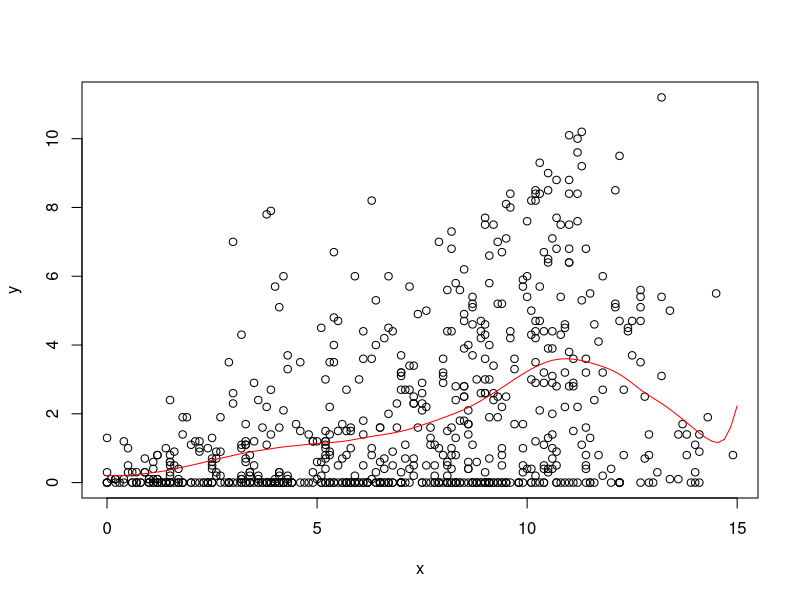
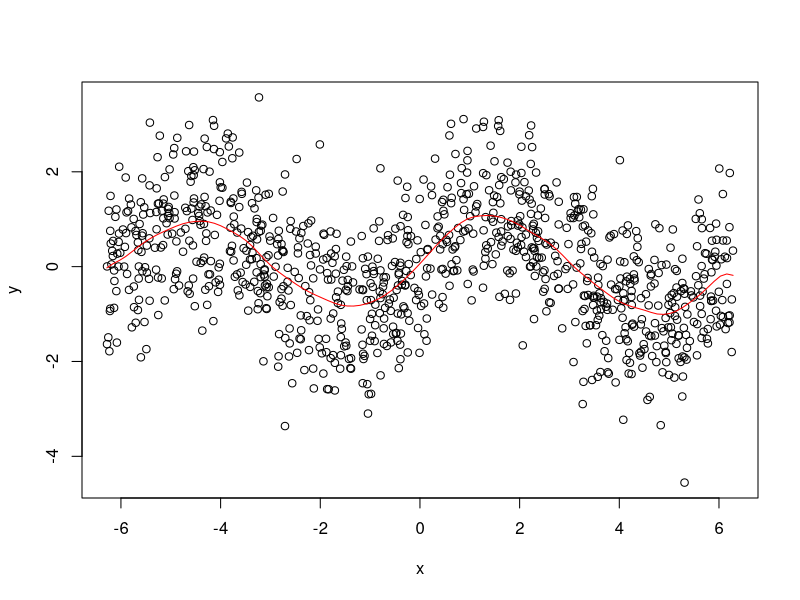

These figures' R source, in order: (Note: this script raises an error after producing the figures.)
# STAT-S 610
# LAB 4
# 2019-10-03
# https://jfukuyama.github.io/teaching/stat610/assignments/lab4.pdf

# --- functions --- #

#' @param x (numeric) vector of same length as y
#' @param y (numeric) vector of same length as y
#' @param z (numeric) vector, can be of a different length
#' @param omega (numeric) must be a scalar
#' @return (numeric) vector of the same length as z
llr = function(x, y, z, omega) {
  fits = sapply(z, compute_f_hat, x, y, omega)
  return(fits)
}

#' @param z (numeric) must be a scalar
#' @param x (numeric) vector of the same length as y
#' @param y (numeric) vector of the same length as x
#' @param omega (numeric) must be a scalar
#' @return (numeric) scalar
compute_f_hat = function(z, x, y, omega) {
  Wz = diag(make_weight_matrix(z, x, omega))
  X = make_predictor_matrix(x)
  n = nrow(X)
  A = t(sapply(1:n, function(i){
    Wz[i]*X[i,]
  }))
  f_hat = c(1,z) %*% solve(t(X)%*% A) %*% t(X) %*% (Wz*y)
  #f_hat = c(1, z) %*% solve(t(X) %*% Wz %*% X) %*% t(X) %*% Wz %*% y
  return(f_hat)
}

#' @param z (numeric) must be a scalar
#' @param x (numeric) vector of arbitrary length
#' @param omega (numeric) must be a scalar
#' @return (numeric) a diagonal matrix
make_weight_matrix = function(z, x, omega) {
  r = abs(x - z) / omega  # this is a vector of the same length as x
  w = sapply(r, W)  # this is a vector of the same length as x and r
  Wz = diag(w)  # this is a diagonal matrix with elements from w
  return(Wz)
}

#' @param r (numeric) must be a scalar
#' @return (numeric) scalar
W = function(r) {
  if (abs(r) < 1) {
    return((1 - abs(r) ** 3) ** 3)
  } else {
    return(0)
  }
}

#' @param x (numeric) vector of arbitrary length
#' @return (numeric) matrix with 2 columns and rows equal to length of x
make_predictor_matrix = function(x) {
  n = length(x)
  return(cbind(rep(1, n), x))
}


# --- example 1 --- #

# get the data
data(french_fries, package = 'reshape2')
french_fries = na.omit(french_fries)

# input data
x = french_fries$potato
y = french_fries$buttery

# space along which to smooth
z = seq(0, 15, length.out = 100)

# run smoothing
fits = llr(z = z, x = x, y = y, omega = 2)

# plot the data and the smoother
plot(x, y)
lines(z, fits, col = 'red')


# --- example 2 --- #

# noisy sine wave
x = runif(1000, -2 * pi, 2 * pi)
y = sin(x) + rnorm(length(x))

# space along which to smooth
z = seq(-2 * pi, 2 * pi, length.out = 100)

# run smoothing
fits = llr(z = z, x = x, y = y, omega = pi / 3)

# plot the data and the smoother
plot(x, y)
lines(z, fits, col = 'red')

f_hat = c(1,z) %*% solve(t(X)%*% WzX) %*% t(X) %*% (Wz*y)
fhat_means=t(apply(f_hat,2,mean))
fhat_sds=t(apply(f_hat,2,sd))
fhat_T=sweep(sweep(f_hat,2,fhat_means,"-"),2,fhat_sds,"/")*10+50

### Use as example to compare apply vs sweep
my.matrix <- matrix(seq(1,9,1), nrow=3)
row.sums <- rowSums(my.matrix)
apply.matrix <- apply(X = my.matrix, MARGIN = 2, FUN = function (x) x/row.sums)
sweep.matrix <- sweep(x = my.matrix, MARGIN = 1, STATS = rowSums(my.matrix), FUN="/")
apply.matrix - sweep.matrix ## should be same matrix

###Attempt 2 at sweep function compare to Montse apply function above
